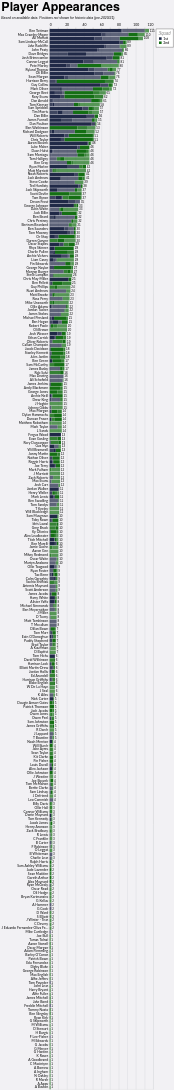

This figure's Vega-Lite source:
### Vega-Lite specification from a JSON file in a GitHub repository (floating-point values rounded to 4 significant figures; data arrays with more than 128 entries replaced by an {"elided": "..."} marker saying what was removed)
{"config": {"axis": {"labelFont": "Lato, sans-serif", "titleFont": "PT Sans Narrow, Helvetica Neue, Helvetica, Arial, sans-serif", "labelFontSize": 13, "titleFontSize": 24, "gridColor": "#202947", "gridOpacity": 0.2}, "header": {"labelFont": "PT Sans Narrow, Helvetica Neue, Helvetica, Arial, sans-serif", "titleFont": "PT Sans Narrow, Helvetica Neue, Helvetica, Arial, sans-serif", "labelFontSize": 24, "titleFontSize": 28, "labelFontWeight": "bold", "orient": "left"}, "legend": {"labelFont": "Lato, sans-serif", "titleFont": "PT Sans Narrow, Helvetica Neue, Helvetica, Arial, sans-serif", "labelFontSize": 14, "titleFontSize": 16, "titlePadding": 5, "fillColor": "white", "strokeColor": "black", "padding": 10, "titleFontWeight": "lighter", "titleFontStyle": "italic", "titleColor": "gray", "offset": 10}, "title": {"font": "PT Sans Narrow, Helvetica Neue, Helvetica, Arial, sans-serif", "fontSize": 48, "fontWeight": "bold", "anchor": "start", "align": "center", "titlePadding": 20, "subtitlePadding": 10, "subtitleFontSize": 13, "subtitleColor": "", "subtitleFontStyle": "italic", "offset": 15, "color": "black"}, "axisX": {"labelAngle": 0}, "facet": {"title": null, "header": null, "align": {"row": "each", "column": "each"}}, "resolve": {"scale": {"y": "independent", "facet": "independent"}}, "background": "#f2f1f4"}, "layer": [{"mark": {"type": "bar"}, "encoding": {"color": {"field": "squad", "legend": {"orient": "right"}, "scale": {"domain": ["1st", "2nd"], "range": ["#202947", "#146f14"]}, "title": "Squad", "type": "nominal"}, "opacity": {"field": "start", "legend": null, "scale": {"domain": ["Start", "Bench", "Unknown"], "range": [1.0, 0.7, 0.4]}, "type": "nominal"}, "order": {"field": "squad", "sort": "ascending", "type": "quantitative"}, "tooltip": [{"field": "player", "title": "Player", "type": "nominal"}, {"field": "squad", "title": "Squad", "type": "nominal"}, {"aggregate": "sum", "field": "games", "title": "Games", "type": "quantitative"}, {"field": "start", "title": "Started?", "type": "nominal"}], "x": {"aggregate": "sum", "axis": {"orient": "top", "title": null}, "field": "games", "type": "quantitative"}, "y": {"field": "player", "sort": "-x", "title": null, "type": "nominal"}}, "title": {"text": "Player Appearances", "subtitle": "Based on available data. Positions not shown for historic data (pre-2020/21)."}}, {"mark": {"type": "text", "align": "left", "baseline": "middle", "dx": 3, "fontSize": 12}, "encoding": {"text": {"aggregate": "sum", "field": "games", "type": "quantitative"}, "x": {"aggregate": "sum", "field": "games", "type": "quantitative"}, "y": {"field": "player", "sort": "-x", "type": "nominal"}}}], "data": {"name": "data-144cf541a3f45f24b58cda1cbdb8dea4"}, "height": {"step": 15}, "width": 400, "$schema": "https://vega.github.io/schema/vega-lite/v5.20.1.json", "datasets": {"data-144cf541a3f45f24b58cda1cbdb8dea4": {"elided": "1930 records"}}}
